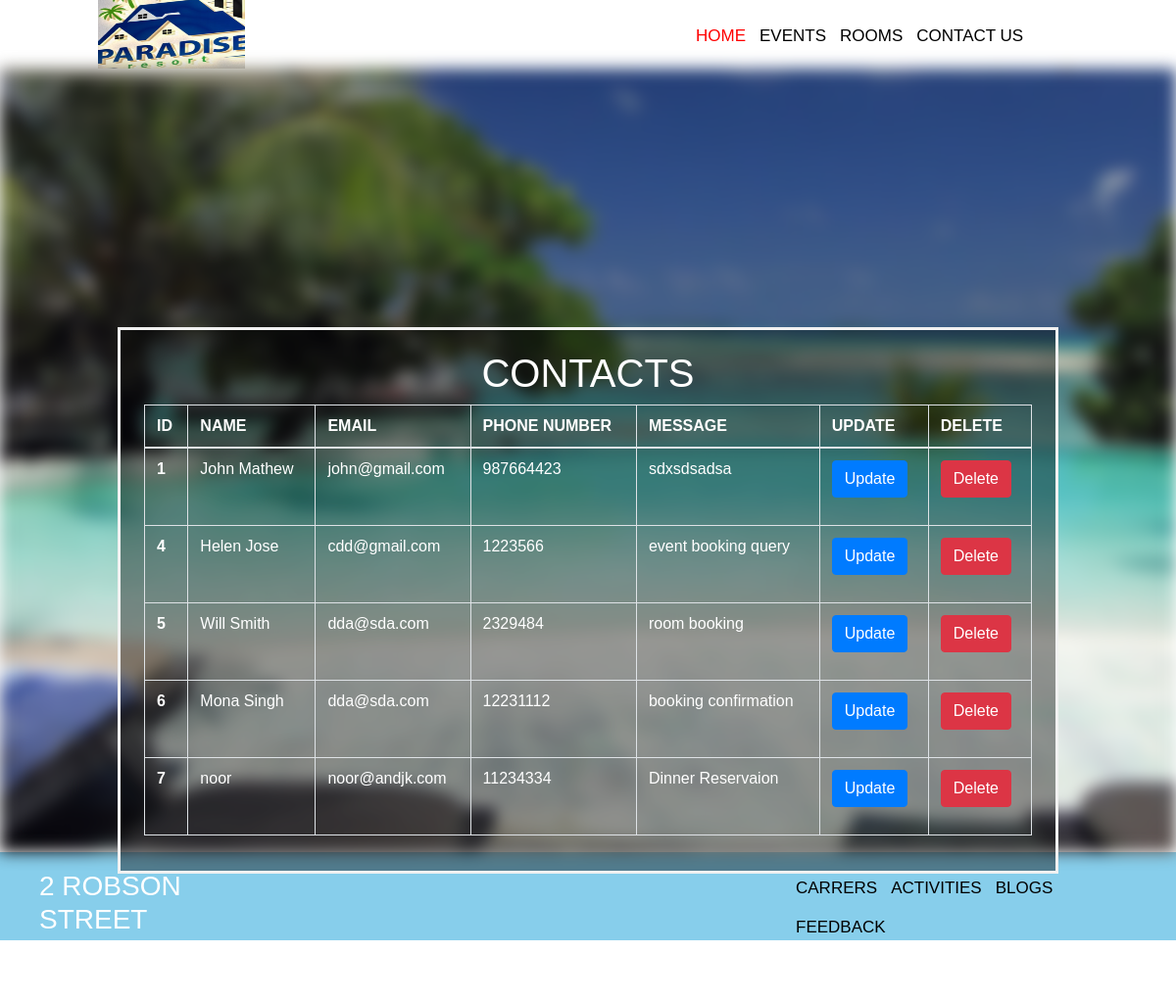
The page /admins/ContactAdmin.php (signed in) on the database its author committed.
### tables this page shows
CREATE TABLE `contact` (
  `c_id` int(11) NOT NULL,
  `name` varchar(100) NOT NULL,
  `email` varchar(100) NOT NULL,
  `phone` int(100) NOT NULL,
  `message` varchar(200) NOT NULL
);

### functions/Contact1.php (called while the page is built, shortened)
<?php
class Contact {
    private $dbconn;
    public function __construct($dbconn)
    {
        $this->dbconn = $dbconn;
    }
    public function listContacts(){
        $sql = "SELECT * FROM contact";
        $pdostm = $this->dbconn->prepare($sql);
        $pdostm->execute();
        $contacts = $pdostm->fetchAll(PDO::FETCH_OBJ);
        return $contacts;
    }
}

### admins/ContactAdmin.php (the view, shortened to what this page needs)
<?php
require_once "../database_connection(xamp)/database1.php";
require_once "../functions/Contact1.php";
$dbconn= Database::getDB();
$c = new Contact($dbconn);
$contacts = $c->listContacts();
?>
<html lang="en">
<head>
    <link rel="stylesheet" href="https://maxcdn.bootstrapcdn.com/bootstrap/4.0.0/css/bootstrap.min.css">
    <link rel="stylesheet" type="text/css" href="../styles/Contact.css"/>
</head>
<body>
<header id="header">
    <nav id="header_nav">
        <img id="logo" src="../images/PROJECT_TASKLIST4/logo.png" id="logo" width="150" height="70" class="left" alt="Paradise restaurant logo" />
        <ul id="nav_list">
            <li><a href="../admins/home.php"><span class="h_home">HOME</span></a></li>
            <li><a href="../admins/events1.php">EVENTS</a></li>
            <li><a href="../admins/rooms1.php">ROOMS</a></li>
            <li><a href="ContactAdmin.php">CONTACT US</a></li>
        </ul>
    </nav>
</header>
<div class="bg-image"></div>
<div class="bg-text">
<div>
    <p class="h1 text-center">CONTACTS</p>
    <div class="m-1">
        <table class="table table-bordered tbl">
        <thead>
        <tr>
            <th scope="col">ID</th>
            <th scope="col">NAME</th>
            <th scope="col">EMAIL</th>
            <th scope="col">PHONE NUMBER</th>
            <th scope="col">MESSAGE</th>
            <th scope="col">UPDATE</th>
            <th scope="col">DELETE</th>
        </tr>
        </thead>
        <tbody>
        <?php foreach ($contacts as $contact) { ?>
        <tr>
            <th scope="col"><?= $contact->c_id ?></th>
            <td scope="col"><?= $contact->name ?></td>
            <td scope="col"><?= $contact->email ?></td>
            <td scope="col"><?= $contact->phone ?></td>
            <td scope="col"><?= $contact->message ?></td>
            <td>
                <form action="ContactUpdate.php" method="post">
                    <input type="submit" class="button btn btn-primary" name="updatecontact" value="Update"/>
                </form>
            </td>
            <td>
                <form action="ContactDelete.php" method="post">
                    <input type="submit" class="button btn btn-danger" name="deleteContact" value="Delete"/>
                </form>
            </td>
        </tr>
        <?php }?>
        </tbody>
    </table>
</div>
</div>
</div>
    <footer id="footer">
        <h3 id="location">2 ROBSON STREET TORONTO,ON M9X1B2</h3>
        <div class="foot">
            <nav>
                <ul id="foot_list">
                    <li><a href="ContactAdmin.php">CARRERS</a></li>
                    <li><a href="activitiesAdmin.php">ACTIVITIES</a></li>
                    <li><a href="blogsAdmin.php">BLOGS</a></li>
                    <li><a href="feedbackAdmin.php">FEEDBACK</a></li>
                </ul>
            </nav>
        </div>
    </footer>
</body>
</html>

### styles/Contact.css (style rules this page uses)
header { height:70px; }
#header_nav { display: inline-block; }
#logo { position: absolute; margin-left:100px; overflow: visible; }
#nav_list { display:inline-block; list-style-type: none; margin:1em; margin-left: 39em; overflow: hidden; vertical-align: top; font-size:17px; color:black; }
.h_home { color:red; }
li { float: left; }
li a { display: block; color: #000; text-align: center; padding: 7px 7px; text-decoration: none; }
body, html { height: 100%; margin: 0; font-family: Arial, Helvetica, sans-serif; color:white; }
.bg-image { background-image: url("../images/pc.jpg"); filter: blur(8px); -webkit-filter: blur(8px); height: 100%; background-position: center; background-repeat: no-repeat; background-size: cover; }
.bg-text { background-color: rgb(0,0,0); background-color: rgba(0,0,0, 0.4); color: white; font-weight: bold; border: 3px solid #f1f1f1; position: absolute; top: 60%; left: 50%; transform: translate(-50%, -50%); z-index: 2; width: 80%; padding: 20px; text-align: center; }
footer { background-color: skyblue; height:90px; max-height: 100%; }
#location { position: absolute; margin-top:18px; margin-left:40px; max-width: 20%; }
.foot { display: inline-block; }
#foot_list { position: absolute; list-style: none; margin:1em; margin-left: 45em; margin-bottom: 50px; font-size: 17px; }

### rows shown on the page
contact: c_id "1", name "John Mathew", email "john@gmail.com", phone "987664423", message "sdxsdsadsa"
contact: c_id "4", name "Helen Jose", email "cdd@gmail.com", phone "1223566", message "event booking query"
contact: c_id "5", name "Will Smith", email "dda@sda.com", phone "2329484", message "room booking"
contact: c_id "6", name "Mona Singh", email "dda@sda.com", phone "12231112", message "booking confirmation"
contact: c_id "7", name "noor", email "noor@andjk.com", phone "11234334", message "Dinner Reservaion"
